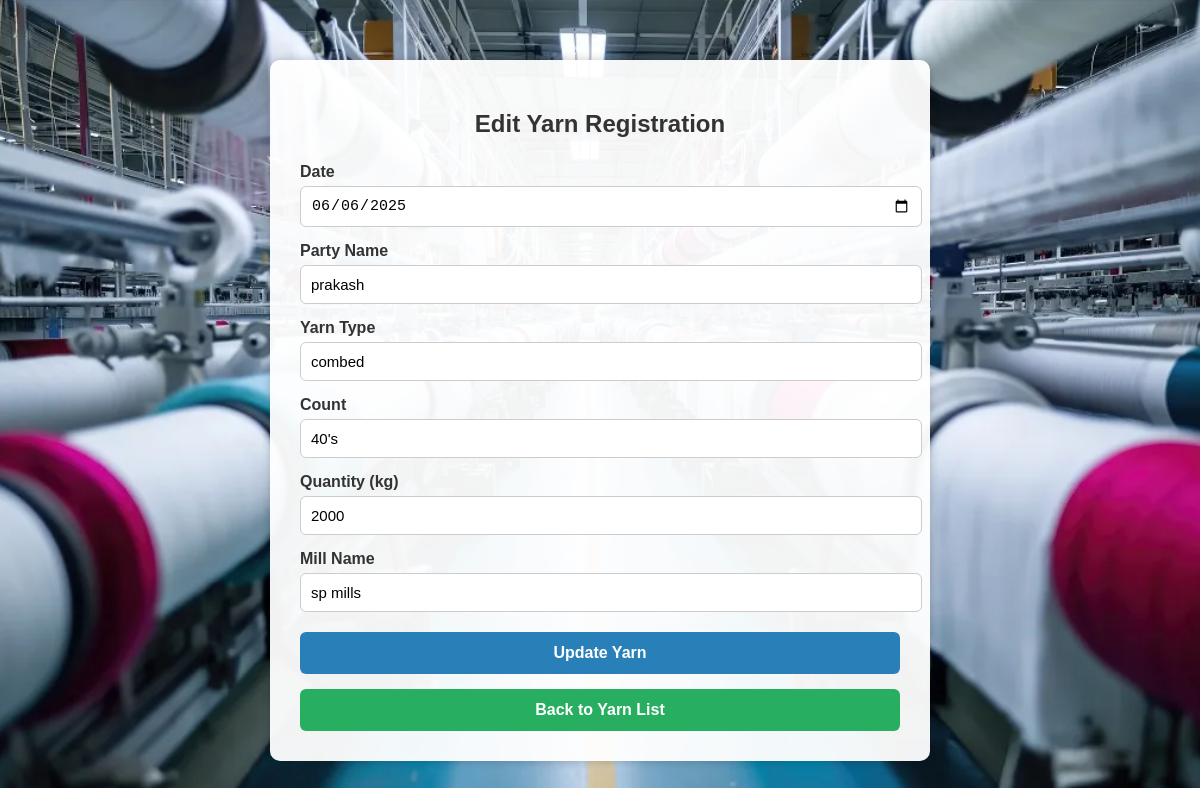
Screenshot of /edit_yarn/1 with the database file from the repository.
### tables this page shows
CREATE TABLE yarns (
            id INTEGER PRIMARY KEY AUTOINCREMENT,
            date TEXT,
            party_name TEXT,
            yarn_type TEXT,
            count TEXT,
            quantity INTEGER,
            mill_name TEXT
        );

### app.py (the view, shortened to what this page needs)
@app.route('/edit_yarn/<int:id>', methods=['GET', 'POST'])
def edit_yarn(id):
    conn = sqlite3.connect('textile.db')
    conn.row_factory = sqlite3.Row
    cur = conn.cursor()
    cur.execute("SELECT * FROM yarns WHERE id=?", (id,))
    yarn = cur.fetchone()
    conn.close()
    return render_template('edit_yarn.html', yarn=yarn)

### templates/edit_yarn.html (shortened to what this page needs)
<!DOCTYPE html>
<html lang="en">
<head>
</head>
<body>
    <div class="container">
        <h2>Edit Yarn Registration</h2>
        <form method="POST">
            <label for="date">Date</label>
            <input type="date" name="date" value="{{ yarn.date }}" required>
            <label for="party_name">Party Name</label>
            <input type="text" name="party_name" value="{{ yarn.party_name }}" required>
            <label for="yarn_type">Yarn Type</label>
            <input type="text" name="yarn_type" value="{{ yarn.yarn_type }}" required>
            <label for="count">Count</label>
            <input type="text" name="count" value="{{ yarn.count }}" required>
            <label for="quantity">Quantity (kg)</label>
            <input type="number" name="quantity" value="{{ yarn.quantity }}" min="0" step="any" required>
            <label for="mill_name">Mill Name</label>
            <input type="text" name="mill_name" value="{{ yarn.mill_name }}" required>
            <button type="submit">Update Yarn</button>
        </form>
        <form action="{{ url_for('view_yarn') }}">
            <button type="submit" class="back-btn">Back to Yarn List</button>
        </form>
    </div>
</body>
</html>

### templates/edit_yarn.html (style rules this page uses)
body { font-family: Arial, sans-serif; background-image: url('/static/cotton_background.jpg'); background-size: cover; background-position: center; margin: 0; padding: 0; }
.container { background-color: rgba(255, 255, 255, 0.95); max-width: 600px; margin: 60px auto; padding: 30px; border-radius: 10px; box-shadow: 0 0 10px rgba(0, 0, 0, 0.2); }
h2 { text-align: center; margin-bottom: 25px; color: #333; }
label { display: block; margin-top: 15px; font-weight: bold; color: #333; }
input { width: 100%; padding: 10px; margin-top: 5px; border: 1px solid #ccc; border-radius: 6px; font-size: 15px; }
button { margin-top: 20px; padding: 12px; width: 100%; background-color: #2980b9; color: white; border: none; border-radius: 6px; font-size: 16px; font-weight: bold; cursor: pointer; }
.back-btn { margin-top: 15px; background-color: #27ae60; }

### rows the page displays
yarns: date "06/06/2025", party_name "prakash", yarn_type "combed", count "40's", quantity "2000", mill_name "sp mills"
